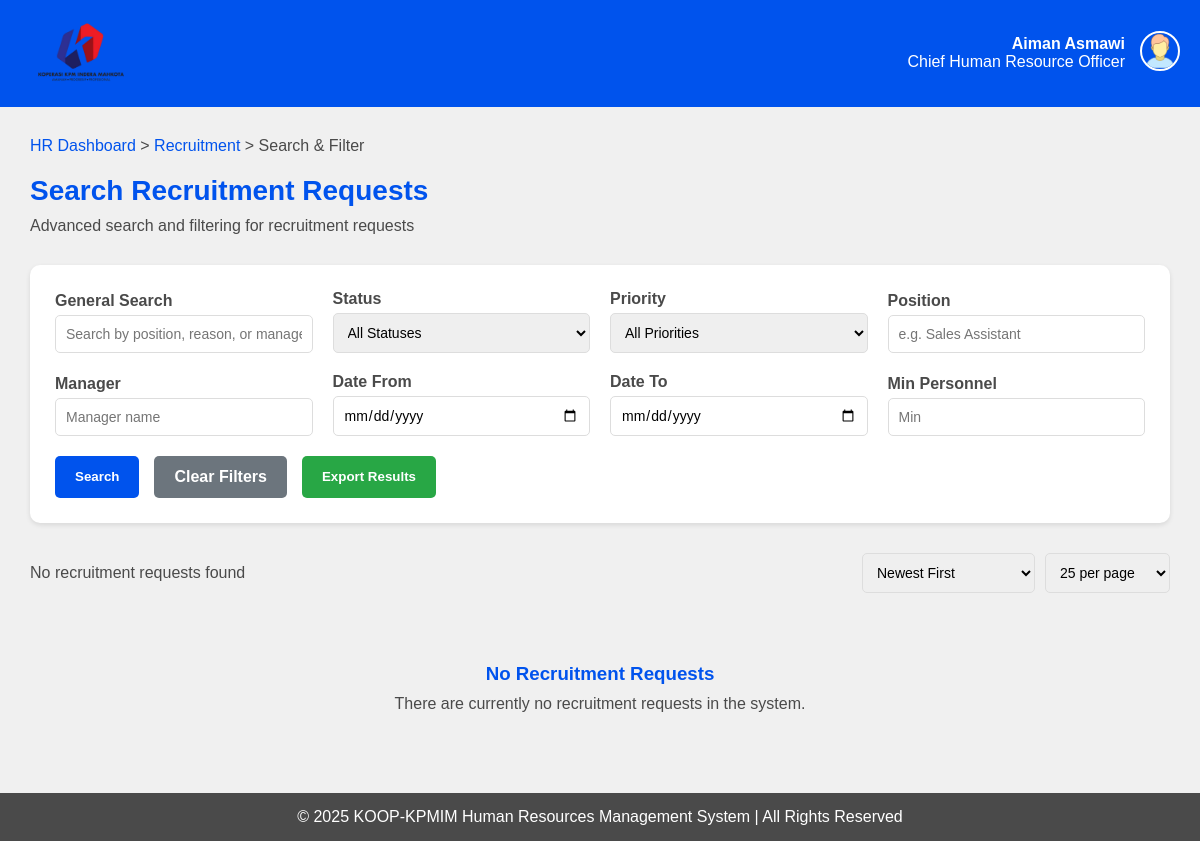
Before: /hr/recruitment/search/ (signed in) with the older database file.
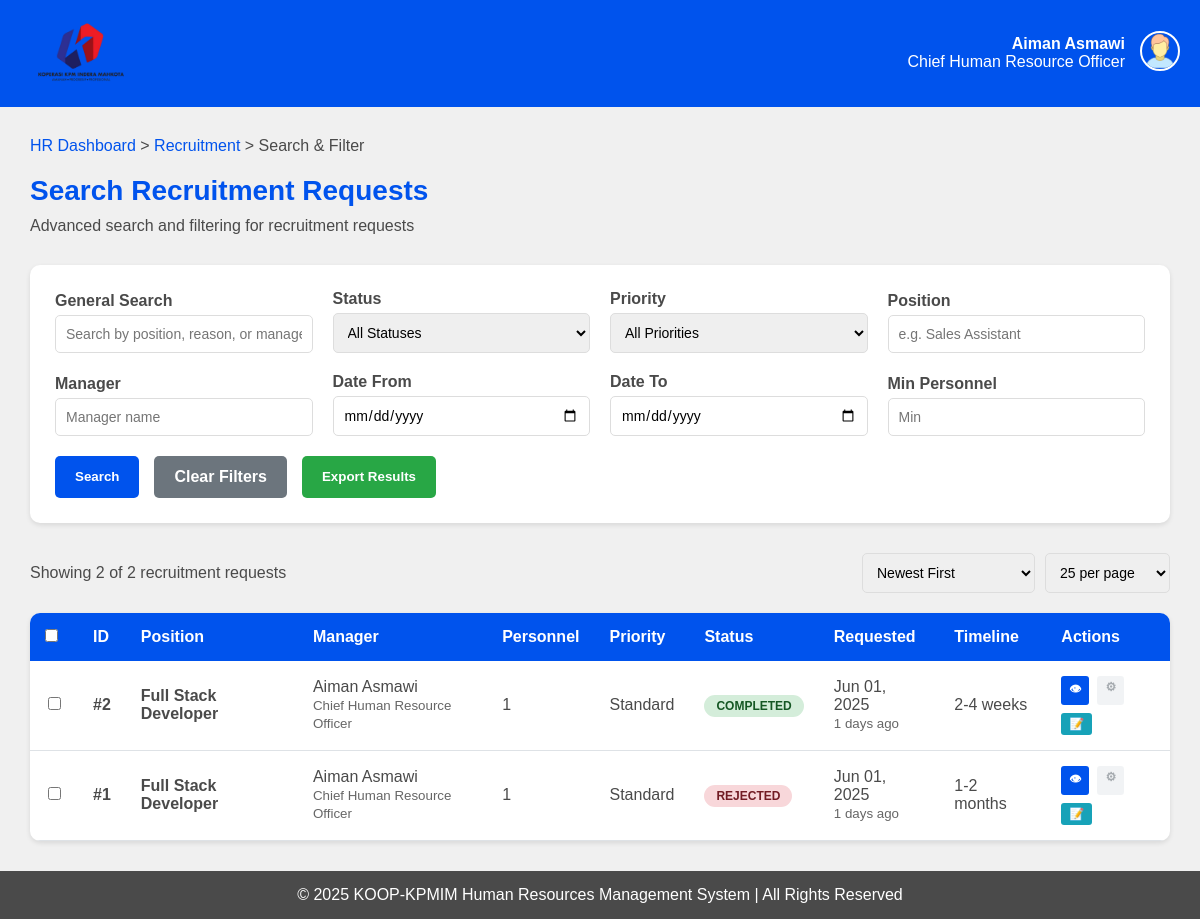
After: the same page with the newer database file.
### HRMS/models.py (models this page shows, shortened)
class RECRUITMENT(models.Model):
    id = models.AutoField(primary_key=True)
    position = models.TextField(default='')
    reason = models.TextField(default='')
    total_personnel = models.IntegerField(default=1)
    STATUS_CHOICES = [
        ('Pending', 'pending'),
        ('Under Review', 'under_review'),
        ('Approved', 'approved'),
        ('In Progress', 'in_progress'),
        ('Completed', 'completed'),
        ('Rejected', 'rejected'),
        ('On Hold', 'on_hold'),
        ('More Info Needed', 'more_info_needed'),
    ]
    status = models.TextField(choices=STATUS_CHOICES, default='Pending')
    PRIORITY_CHOICES = [
        ('Low', 'low'),
        ('Standard', 'standard'),
        ('High', 'high'),
        ('Urgent', 'urgent'),
        ('Critical', 'critical'),
    ]
    priority = models.TextField(choices=PRIORITY_CHOICES, default='Standard')
    requested_date = models.DateTimeField(auto_now_add=True, null=True, blank=True)
    target_start_date = models.DateField(null=True, blank=True)
    expected_completion_date = models.DateField(null=True, blank=True)
    TIMELINE_CHOICES = [
        ('1-2 weeks', '1-2 weeks'),
        ('2-4 weeks', '2-4 weeks'),
        ('1-2 months', '1-2 months'),
        ('2-3 months', '2-3 months'),
        ('3+ months', '3+ months'),
    ]
    expected_timeline = models.TextField(choices=TIMELINE_CHOICES, default='2-4 weeks')
    job_description = models.TextField(blank=True, default='')
    required_qualifications = models.TextField(blank=True, default='')
    preferred_qualifications = models.TextField(blank=True, default='')
    salary_range_min = models.DecimalField(max_digits=10, decimal_places=2, null=True, blank=True)
    salary_range_max = models.DecimalField(max_digits=10, decimal_places=2, null=True, blank=True)
    EMPLOYMENT_TYPE_CHOICES = [
        ('Full-time', 'full_time'),
        ('Part-time', 'part_time'),
        ('Contract', 'contract'),
        ('Temporary', 'temporary'),
        ('Internship', 'internship'),
    ]
    employment_type = models.TextField(choices=EMPLOYMENT_TYPE_CHOICES, default='Full-time')
    department = models.TextField(blank=True, default='')
    work_location = models.TextField(blank=True, default='')
    REMOTE_WORK_CHOICES = [
        ('On-site', 'on_site'),
        ('Remote', 'remote'),
        ('Hybrid', 'hybrid'),
    ]
    remote_work_option = models.TextField(choices=REMOTE_WORK_CHOICES, default='On-site')
    business_justification = models.TextField(blank=True, default='')
    budget_allocated = models.DecimalField(max_digits=12, decimal_places=2, null=True, blank=True)
    JUSTIFICATION_TYPE_CHOICES = [
        ('New Position', 'new_position'),
        ('Replacement', 'replacement'),
        ('Expansion', 'expansion'),
        ('Temporary Cover', 'temporary_cover'),
        ('Project Based', 'project_based'),
    ]
    justification_type = models.TextField(choices=JUSTIFICATION_TYPE_CHOICES, default='New Position')
    managerid = models.ForeignKey('MANAGER', on_delete=models.CASCADE)
    assigned_hr = models.ForeignKey('HR', on_delete=models.SET_NULL, null=True, blank=True)
    last_updated = models.DateTimeField(auto_now=True)
    updated_by = models.ForeignKey('HR', on_delete=models.SET_NULL, null=True, blank=True, related_name='recruitment_updates')
    is_confidential = models.BooleanField(default=False)
    external_posting_allowed = models.BooleanField(default=True)
    @property
    def days_since_request(self):
        return (timezone.now().date() - self.requested_date.date()).days
    @property
    def is_urgent(self):
        return self.priority in ['Urgent', 'Critical'] or self.days_since_request > 30
    @property
    def is_overdue(self):
        if self.expected_completion_date:
            return self.expected_completion_date < timezone.now().date()
        return False
    class Meta:
        ordering = ['-requested_date']
        verbose_name = 'Recruitment Request'
        verbose_name_plural = 'Recruitment Requests'

class MANAGER(models.Model):
    id = models.TextField(primary_key=True)
    password = models.TextField(default='')
    staffid = models.ForeignKey(STAFF, on_delete=models.CASCADE)

class STAFF(models.Model):
    id = models.TextField(primary_key=True, max_length=12)
    name = models.TextField(default='')
    position = models.TextField(default='')
    phone = models.TextField(default='')
    email = models.EmailField(default='')
    password = models.TextField(default='')
    STATUS = [
        ('',''),
        ('Married','married'),
        ('Single','single'),
    ]
    status = models.TextField(choices=STATUS, default='')
    GENDER = [
        ('',''),
        ('Male', 'male'),
        ('Female', 'female'),
    ]
    gender = models.TextField(choices=GENDER, default='')
    date_of_birth = models.DateField()
    bank_number = models.TextField(default='')
    emergency_contact = models.TextField(default='')

### HRMS/views.py (the view, shortened to what this page needs)
# urls.py: path('hr/recruitment/search/', views.recruitment_search, name='hr_recruitment_search'),
def recruitment_search(request):
    if not request.session.get('user_type') == 'hr':
        request.session.flush()
        messages.error(request, "You do not have permission to view this page. Please login again")
        return redirect('login')
    try:
        hr_id = request.session.get('user_id')
        hr = HR.objects.get(id=hr_id)
        search_query = request.GET.get('search', '').strip()
        status_filter = request.GET.get('status', '')
        priority_filter = request.GET.get('priority', '')
        position_filter = request.GET.get('position', '').strip()
        manager_filter = request.GET.get('manager', '').strip()
        date_from = request.GET.get('date_from', '')
        date_to = request.GET.get('date_to', '')
        personnel_min = request.GET.get('personnel_min', '')
        sort_by = request.GET.get('sort', 'newest')
        page_size = int(request.GET.get('page_size', 25))
        recruitment_requests = RECRUITMENT.objects.select_related('managerid__staffid')
        search_performed = any([
            search_query, status_filter, priority_filter, position_filter,
            manager_filter, date_from, date_to, personnel_min
        ])
        if status_filter:
            recruitment_requests = recruitment_requests.filter(status=status_filter)
        if priority_filter:
            recruitment_requests = recruitment_requests.filter(priority=priority_filter)
        if position_filter:
            recruitment_requests = recruitment_requests.filter(position__icontains=position_filter)
        if manager_filter:
            recruitment_requests = recruitment_requests.filter(
                managerid__staffid__name__icontains=manager_filter
            )
        if personnel_min:
            try:
                min_personnel = int(personnel_min)
                recruitment_requests = recruitment_requests.filter(total_personnel__gte=min_personnel)
            except ValueError:
                messages.warning(request, 'Invalid minimum personnel value.')
        if sort_by == 'oldest':
            recruitment_requests = recruitment_requests.order_by('requested_date')
        elif sort_by == 'status':
            recruitment_requests = recruitment_requests.order_by('status', '-requested_date')
        elif sort_by == 'position':
            recruitment_requests = recruitment_requests.order_by('position')
        else:  # newest (default)
            recruitment_requests = recruitment_requests.order_by('-requested_date')
        total_results = recruitment_requests.count()
        paginator = Paginator(recruitment_requests, page_size)
        page_number = request.GET.get('page', 1)
        recruitment_requests = paginator.get_page(page_number)
        all_statuses = RECRUITMENT.objects.values_list('status', flat=True).distinct()
        all_priorities = RECRUITMENT.objects.values_list('priority', flat=True).distinct()
        all_positions = RECRUITMENT.objects.values_list('position', flat=True).distinct()
        all_managers = RECRUITMENT.objects.select_related('managerid__staffid').values_list(
            'managerid__staffid__name', flat=True
        ).distinct()
        context = {
            'hr': hr,
            'recruitment_requests': recruitment_requests,
            'total_results': total_results,
            'search_performed': search_performed,
            'search_query': search_query,
            'status_filter': status_filter,
            'priority_filter': priority_filter,
            'position_filter': position_filter,
            'manager_filter': manager_filter,
            'date_from': date_from,
            'date_to': date_to,
            'personnel_min': personnel_min,
            'sort_by': sort_by,
            'page_size': page_size,
            'all_statuses': all_statuses,
            'all_priorities': all_priorities,
            'all_positions': all_positions,
            'all_managers': all_managers,
        }
        return render(request, 'hr/recruitment_search.html', context)
    except HR.DoesNotExist:
        messages.error(request, "HR user not found. Please login again")
        return redirect('login')
    except Exception as e:
        messages.error(request, f"An error occurred: {str(e)}")
        return redirect('hr_recruitment')

### HRMS/templates/hr/recruitment_search.html (shortened to what the changed rows need)
{% load static %}
<!DOCTYPE html>
<html lang="en">
<head>
</head>
<body>
    <main>
        <h1>Search Recruitment Requests</h1>
        <div class="results-header">
            <div class="results-info">
                {% if recruitment_requests %}
                    Showing {{ recruitment_requests|length }} of {{ total_results }} recruitment requests
                {% else %}
                    {% if search_performed %}
                        No results found for your search criteria
                    {% else %}
                        No recruitment requests found
                    {% endif %}
                {% endif %}
            </div>
            <div class="results-actions">
                <select id="sortBy" class="form-control" style="width: auto;" onchange="sortResults()">
                </select>
                <select id="pageSize" class="form-control" style="width: auto;" onchange="changePageSize()">
                </select>
            </div>
        </div>
        {% if recruitment_requests %}
        <div class="results-container">
            <div class="table-container">
                <table>
                    <thead>
                        <tr>
                            <th class="checkbox-cell">
                                <input type="checkbox" id="selectAll" class="select-all-checkbox" onchange="toggleSelectAll()">
                            </th>
                            <th>ID</th>
                            <th>Position</th>
                            <th>Manager</th>
                            <th>Personnel</th>
                            <th>Priority</th>
                            <th>Status</th>
                            <th>Requested</th>
                            <th>Timeline</th>
                            <th>Actions</th>
                        </tr>
                    </thead>
                    <tbody>
                        {% for request in recruitment_requests %}
                        <tr>
                            <td class="checkbox-cell">
                                <input type="checkbox" class="row-checkbox" value="{{ request.id }}" onchange="updateSelection()">
                            </td>
                            <td><strong>#{{ request.id }}</strong></td>
                            <td>
                                <strong>{{ request.position }}</strong>
                            </td>
                            <td>
                                {{ request.managerid.staffid.name }}<br>
                                <small style="color: #666;">{{ request.managerid.staffid.position }}</small>
                            </td>
                            <td>{{ request.total_personnel }}</td>
                            <td>
                                <span class="priority-{{ request.priority|lower }}">
                                    {{ request.priority }}
                                </span>
                            </td>
                            <td>
                                <span class="status-badge status-{{ request.status|lower|cut:' ' }}">
                                    {{ request.status }}
                                </span>
                            </td>
                            <td>
                                {{ request.requested_date|date:"M d, Y" }}<br>
                                <small style="color: #666;">{{ request.days_since_request }} days ago</small>
                            </td>
                            <td>
                                {% if request.expected_timeline %}
                                    {{ request.expected_timeline }}
                                {% else %}
                                    <span style="color: #999;">Not set</span>
                                {% endif %}
                            </td>
                            <td>
                                <div class="action-links">
                                    <a href="{% url 'hr_recruitment_details' request.id %}" class="btn-view" title="View Details">👁</a>
                                    {% if request.status == 'Completed' or request.status == 'Rejected' %}
                                        <span class="btn-process disabled" title="Cannot process {{ request.status|lower }} requests">⚙</span>
                                    {% else %}
                                        <a href="{% url 'hr_recruitment_process' request.id %}" class="btn-process" title="Process">⚙</a>
                                    {% endif %}
                                    <a href="{% url 'hr_recruitment_notes' request.id %}" class="btn-notes" title="Notes">📝</a>
                                </div>
                            </td>
                        </tr>
                        {% endfor %}
                    </tbody>
                </table>
            </div>
        </div>
        {% else %}
        <div class="empty-state">
            {% if search_performed %}
                <h3>No Results Found</h3>
                <p>No recruitment requests match your search criteria.</p>
                <p>Try adjusting your filters or <a href="{% url 'hr_recruitment_search' %}">clearing all filters</a>.</p>
            {% else %}
                <h3>No Recruitment Requests</h3>
                <p>There are currently no recruitment requests in the system.</p>
            {% endif %}
        </div>
        {% endif %}
    </main>
</body>
</html>

Changed rows visible on the page:
added RECRUITMENT: id "2", position "Full Stack Developer", managerid.staffid.name "Aiman Asmawi", managerid.staffid.position "Chief Human Resource Officer", total_personnel "1", priority "Standard", status "COMPLETED", requested_date "Jun 01, 2025", days_since_request "1", expected_timeline "2-4 weeks"
added RECRUITMENT: id "1", position "Full Stack Developer", managerid.staffid.name "Aiman Asmawi", managerid.staffid.position "Chief Human Resource Officer", total_personnel "1", priority "Standard", status "REJECTED", requested_date "Jun 01, 2025", days_since_request "1", expected_timeline "1-2 months"
Other visible differences:
{{ recruitment_requests|length }}: (not shown) → "2"
{{ total_results }}: (not shown) → "2"
form field value: (not shown) → "☐"
text no longer shown: "No recruitment requests found No Recruitment Requests There are currently no recruitment requests in the system."
text now shown: "Showing of recruitment requests ID Position Manager Personnel Priority Status Requested Timeline Actions"
